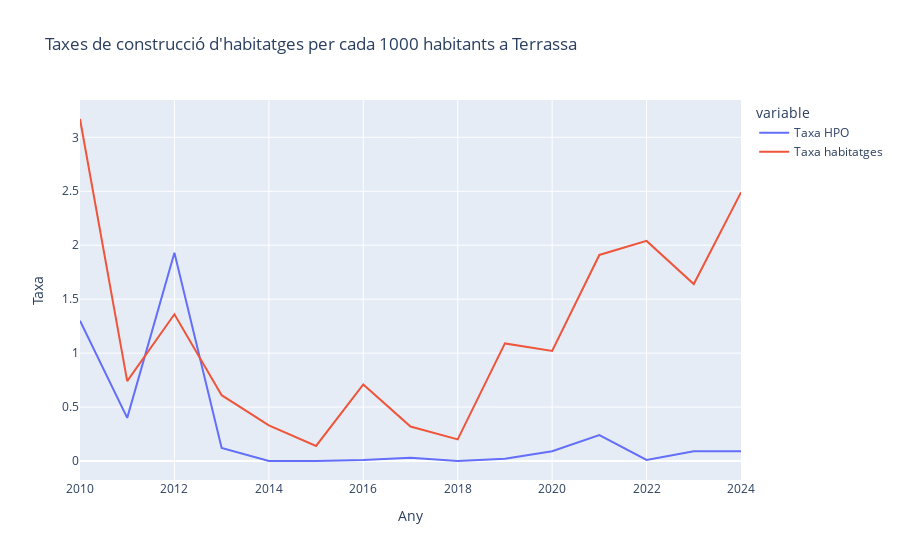

The notebook cell saved with this chart:
### Code cell
fig = px.line(df2,
              y=['Taxa HPO', 'Taxa habitatges'],
              title=f"Taxes de construcció d'habitatges per cada 1000 habitants a {ciutat}",
              labels={'value':'Taxa'}
             )
fig.show()

### Figure 1 — Plotly figure (JSON) as saved in the notebook; plotly's stock layout.template omitted (floating-point values rounded to 4 significant figures)
{"data": [{"hovertemplate": "variable=Taxa HPO<br>Any=%{x}<br>Taxa=%{y}<extra></extra>", "legendgroup": "Taxa HPO", "line": {"color": "#636efa", "dash": "solid"}, "marker": {"symbol": "circle"}, "mode": "lines", "name": "Taxa HPO", "orientation": "v", "showlegend": true, "type": "scatter", "x": [2010, 2011, 2012, 2013, 2014, 2015, 2016, 2017, 2018, 2019, 2020, 2021, 2022, 2023, 2024], "xaxis": "x", "y": [1.3, 0.4, 1.93, 0.12, 0.0, 0.0, 0.01, 0.03, 0.0, 0.02, 0.09, 0.24, 0.01, 0.09, 0.09], "yaxis": "y"}, {"hovertemplate": "variable=Taxa habitatges<br>Any=%{x}<br>Taxa=%{y}<extra></extra>", "legendgroup": "Taxa habitatges", "line": {"color": "#EF553B", "dash": "solid"}, "marker": {"symbol": "circle"}, "mode": "lines", "name": "Taxa habitatges", "orientation": "v", "showlegend": true, "type": "scatter", "x": [2010, 2011, 2012, 2013, 2014, 2015, 2016, 2017, 2018, 2019, 2020, 2021, 2022, 2023, 2024], "xaxis": "x", "y": [3.17, 0.74, 1.36, 0.61, 0.33, 0.14, 0.71, 0.32, 0.2, 1.09, 1.02, 1.91, 2.04, 1.64, 2.49], "yaxis": "y"}], "layout": {"legend": {"title": {"text": "variable"}, "tracegroupgap": 0}, "title": {"text": "Taxes de construcció d'habitatges per cada 1000 habitants a Terrassa"}, "xaxis": {"anchor": "y", "domain": [0, 1], "title": {"text": "Any"}}, "yaxis": {"anchor": "x", "domain": [0, 1], "title": {"text": "Taxa"}}}}
